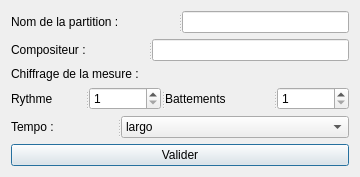
<?xml version="1.0" encoding="UTF-8"?>
<ui version="4.0">
 <class>ScoreFactory</class>
 <widget class="QDialog" name="ScoreFactory">
  <property name="geometry">
   <rect>
    <x>0</x>
    <y>0</y>
    <width>360</width>
    <height>170</height>
   </rect>
  </property>
  <property name="windowTitle">
   <string>Dialog</string>
  </property>
  <layout class="QVBoxLayout" name="verticalLayout">
   <item>
    <widget class="QSplitter" name="splitter_4">
     <property name="orientation">
      <enum>Qt::Horizontal</enum>
     </property>
     <widget class="QLabel" name="label">
      <property name="text">
       <string>Nom de la partition :</string>
      </property>
     </widget>
     <widget class="QLineEdit" name="Partition"/>
    </widget>
   </item>
   <item>
    <widget class="QSplitter" name="splitter_3">
     <property name="orientation">
      <enum>Qt::Horizontal</enum>
     </property>
     <widget class="QLabel" name="label_2">
      <property name="text">
       <string>Compositeur :</string>
      </property>
     </widget>
     <widget class="QLineEdit" name="Compositeur"/>
    </widget>
   </item>
   <item>
    <widget class="QLabel" name="label_3">
     <property name="text">
      <string>Chiffrage de la mesure :</string>
     </property>
    </widget>
   </item>
   <item>
    <widget class="QSplitter" name="splitter">
     <property name="orientation">
      <enum>Qt::Horizontal</enum>
     </property>
     <widget class="QLabel" name="label_4">
      <property name="text">
       <string>Rythme</string>
      </property>
     </widget>
     <widget class="QSpinBox" name="Ryhtme">
      <property name="minimum">
       <number>1</number>
      </property>
      <property name="maximum">
       <number>64</number>
      </property>
     </widget>
     <widget class="QLabel" name="label_5">
      <property name="text">
       <string>Battements</string>
      </property>
     </widget>
     <widget class="QSpinBox" name="Battements">
      <property name="minimum">
       <number>1</number>
      </property>
      <property name="maximum">
       <number>64</number>
      </property>
     </widget>
    </widget>
   </item>
   <item>
    <widget class="QSplitter" name="splitter_2">
     <property name="orientation">
      <enum>Qt::Horizontal</enum>
     </property>
     <widget class="QLabel" name="label_6">
      <property name="text">
       <string>Tempo :</string>
      </property>
     </widget>
     <widget class="QComboBox" name="Tempo">
      <item>
       <property name="text">
        <string>largo</string>
       </property>
      </item>
      <item>
       <property name="text">
        <string>lento</string>
       </property>
      </item>
      <item>
       <property name="text">
        <string>adagio</string>
       </property>
      </item>
      <item>
       <property name="text">
        <string>andante</string>
       </property>
      </item>
      <item>
       <property name="text">
        <string>moderato</string>
       </property>
      </item>
      <item>
       <property name="text">
        <string>allegro</string>
       </property>
      </item>
      <item>
       <property name="text">
        <string>presto</string>
       </property>
      </item>
      <item>
       <property name="text">
        <string>prestissimo</string>
       </property>
      </item>
     </widget>
    </widget>
   </item>
   <item>
    <widget class="QSplitter" name="splitter_5">
     <property name="orientation">
      <enum>Qt::Horizontal</enum>
     </property>
     <widget class="QPushButton" name="Valider">
      <property name="text">
       <string>Valider</string>
      </property>
     </widget>
    </widget>
   </item>
  </layout>
 </widget>
 <resources/>
 <connections/>
</ui>
